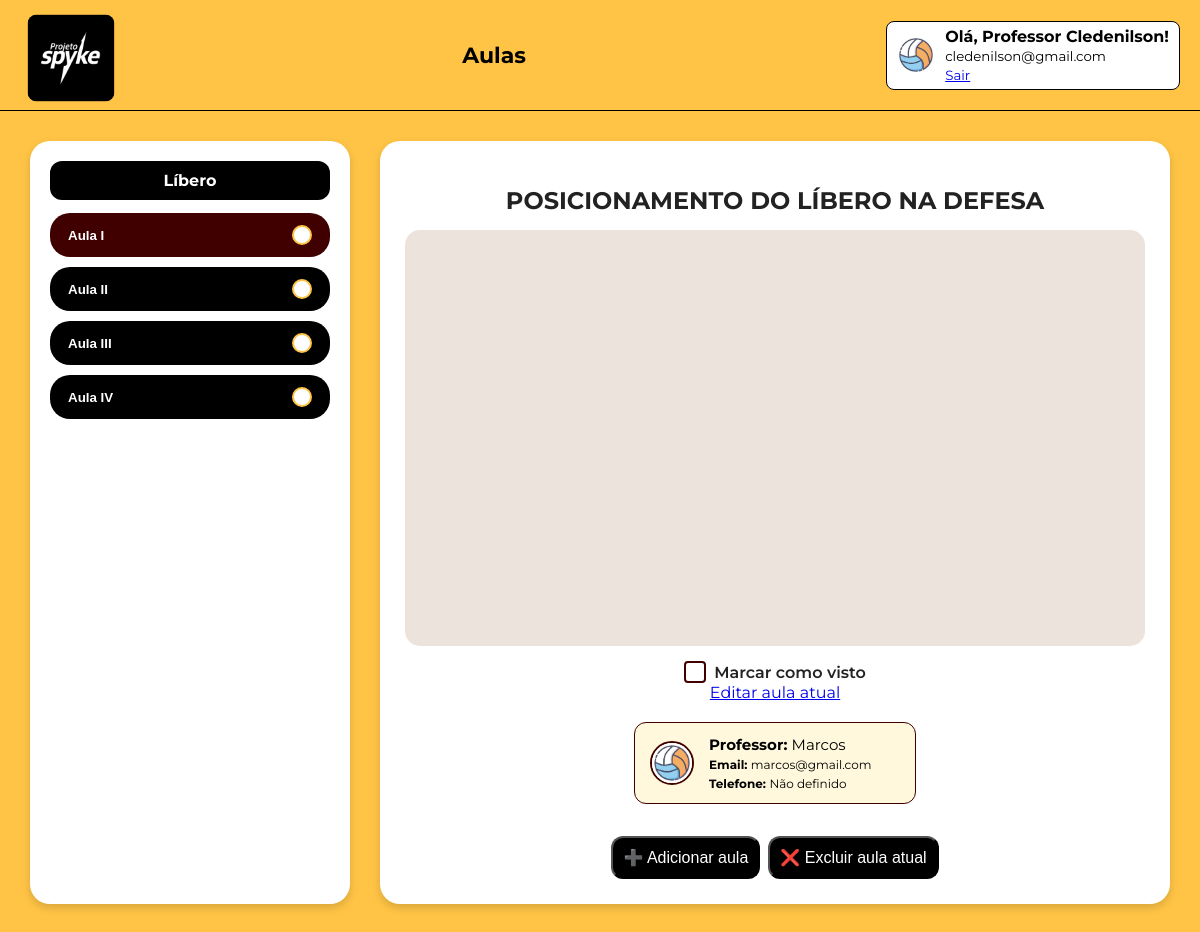
Screenshot of /aulas/libero.php (signed in) with the database file from the repository.
### tables this page shows
CREATE TABLE aulas (
  id INT AUTO_INCREMENT PRIMARY KEY,
  modulo VARCHAR(100) NOT NULL,
  numero_aula INT NOT NULL,
  nome_aula VARCHAR(255) DEFAULT '',
  titulo VARCHAR(255) DEFAULT '',
  link_video TEXT DEFAULT '',
  professor_nome VARCHAR(100) DEFAULT '',
  professor_email VARCHAR(100) DEFAULT '',
  professor_telefone VARCHAR(20) DEFAULT ''
);

### aulas/libero.php (the view, shortened to what this page needs)
<?php
include "../conexao.php";
$usuario_tipo = isset($_SESSION['user_tipo']) ? $_SESSION['user_tipo'] : null;
$modulo = "líbero";
$stmt = $conn->prepare("SELECT * FROM aulas WHERE modulo = ? ORDER BY numero_aula ASC");
$stmt->bind_param("s", $modulo);
$stmt->execute();
$result = $stmt->get_result();
$aulas = $result->fetch_all(MYSQLI_ASSOC);
$aulasProgresso = [];
$aulaInicial = $aulas[0] ?? null;
$canEdit = ($usuario_tipo == '2') ? true : false;
?>
<!DOCTYPE html>
<html lang="pt-BR">
<head>
    <link rel="stylesheet" href="aulas.css">
</head>
<body>
<?php include "topo.php"; ?>
<main class="aulas-container">
    <aside class="menu-lateral">
        <h2><?php echo ucfirst($modulo); ?></h2>
        <?php foreach ($aulas as $i => $aula):
            $visto = isset($aulasProgresso[$aula['id']]) ? 1 : 0;
        ?>
            <button class="aula <?php echo $i === 0 ? 'ativa' : ''; ?>"
                    data-id="<?php echo $aula['id']; ?>"
                    data-titulo="<?php echo htmlspecialchars($aula['titulo']); ?>"
                    data-video="<?php echo htmlspecialchars($aula['link_video']); ?>"
                    data-professor_telefone="<?php echo htmlspecialchars($aula['professor_telefone']); ?>"
                    data-professor_nome="<?php echo htmlspecialchars($aula['professor_nome']); ?>"
                    data-professor_email="<?php echo htmlspecialchars($aula['professor_email']); ?>"
                    data-visto="<?php echo $visto; ?>">
                <?php echo htmlspecialchars($aula['nome_aula']); ?>
                <span class="status" title="Clique para marcar como visto"></span>
            </button>
        <?php endforeach; ?>
    </aside>
    <section class="video-area">
        <h2 id="tituloAula"><?php echo htmlspecialchars($aulaInicial['titulo'] ?? ''); ?></h2>
        <div class="video-box">
            <iframe id="videoFrame"
                    src="<?php echo htmlspecialchars($aulaInicial['link_video'] ?? ''); ?>"
                    title="Vídeo da Aula"
                    frameborder="0"
                    allowfullscreen>
            </iframe>
        </div>
        <label class="checkbox-visto">
            <span class="custom-check"></span> Marcar como visto
        </label>
        <?php if ($canEdit && $aulaInicial): ?>
            <a class="btn-editar"
               id="btnEditar"
               href="editar_aula.php?id=<?php echo $aulaInicial['id']; ?>&voltar=<?php echo urlencode($_SERVER['REQUEST_URI']); ?>">
                Editar aula atual
            </a>
        <?php endif; ?>
        <div class="professor-box" id="professorBox">
            <img class="professor-foto" src="../imagens/images.png" alt="Foto do Professor">
            <div>
                <small class="infoprof" id="professorNome"><strong>Professor: </strong><?php echo htmlspecialchars($aulaInicial['professor_nome'] ?? 'Não definido'); ?>    </small><br>
                <small class="info" id="professorEmail"><strong>Email: </strong><?php echo htmlspecialchars($aulaInicial['professor_email'] ?? 'Não definido'); ?></small><br>
                <small class="info" id="professorTelefone"><strong>Telefone: </strong><?php echo htmlspecialchars($aulaInicial['professor_telefone'] ?? 'Não definido'); ?></small>
            </div>
        </div>
        <div id="editorControls" style="margin-top:12px;"></div>
    </section>
</main>
</body>
</html>

### aulas/aulas.css (style rules this page uses)
body { font-family: 'Montserrat', sans-serif; margin: 0; background-color: #ffc446; }
.aulas-container { display: flex; gap: 30px; padding: 30px; }
.menu-lateral { width: 280px; background: white; border-radius: 20px; padding: 20px; box-shadow: 0 4px 8px rgba(0,0,0,0.15); }
.menu-lateral h2 { background: black; color: white; padding: 10px; border-radius: 12px; font-size: 16px; margin-top: 0; text-align: center; }
.aula { display: flex; align-items: center; justify-content: space-between; background: black; color: white; border: none; border-radius: 20px; padding: 12px 18px; width: 100%; margin-top: 10px; font-weight: 600; cursor: pointer; transition: 0.3s; }
.aula.ativa { background: #400000; }
.status { width: 16px; height: 16px; background: white; border-radius: 50%; border: 2px solid #ffc446; transition: 0.3s; cursor: pointer; }
.video-area { flex: 1; background: white; border-radius: 20px; padding: 25px; display: flex; flex-direction: column; align-items: center; box-shadow: 0 4px 8px rgba(0,0,0,0.15); }
.video-area h2 { margin-bottom: 15px; color: #222; text-align: center; }
.video-box { width: 100%; max-width: 800px; aspect-ratio: 16 / 9; background: #ece3dd; border-radius: 15px; overflow: hidden; }
.video-box iframe { width: 100%; height: 100%; border: none; border-radius: 15px; }
.checkbox-visto { display: flex; align-items: center; gap: 8px; margin-top: 15px; cursor: pointer; font-weight: 600; color: #222; }
.custom-check { width: 18px; height: 18px; border: 2px solid #400000; border-radius: 4px; display: inline-block; position: relative; transition: 0.3s; }
.professor-box { display: flex; align-items: center; gap: 15px; background: #fff8dc; border: 1px solid #400000; border-radius: 12px; padding: 15px; margin: 20px 0; color: #000; width: 250px; height: 50px; }
.info { font-size: 12px; }
.infoprof { font-size: 15px; }
.professor-foto { width: 40px; height: 40px; border-radius: 50%; border: 2px solid #400000; object-fit: cover; }

### rows the page displays
aulas: nome_aula "Aula I", titulo "POSICIONAMENTO DO LÍBERO NA DEFESA", professor_nome "Marcos", professor_email "marcos@gmail.com", professor_telefone "Não definido"
aulas: nome_aula "Aula II"
aulas: nome_aula "Aula III"
aulas: nome_aula "Aula IV"

### other values shown
$_SESSION['user_name'] "Cledenilson"
$_SESSION['user_email'] "cledenilson@gmail.com"
$modulo "Líbero"
